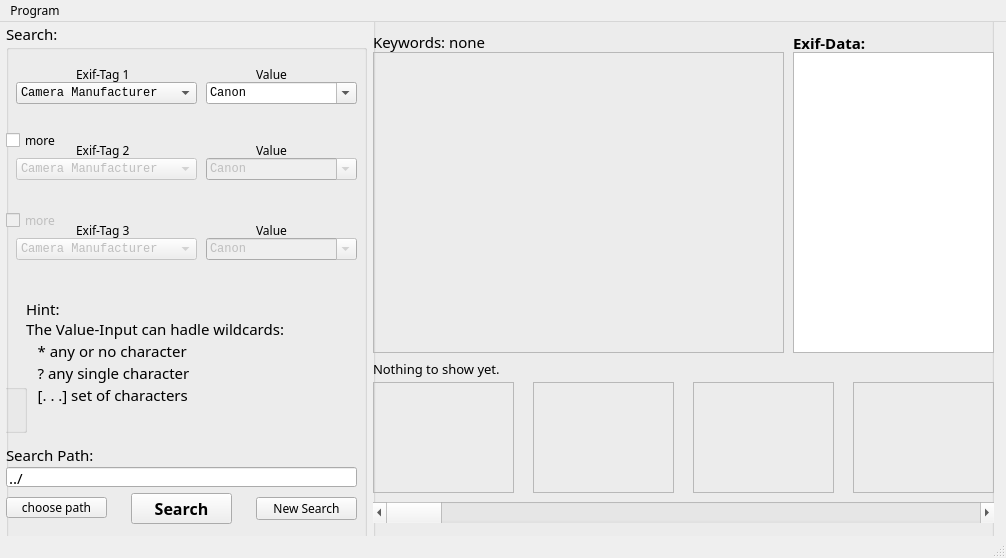
<?xml version="1.0" encoding="UTF-8"?>
<ui version="4.0">
 <class>MainWindow</class>
 <widget class="QMainWindow" name="MainWindow">
  <property name="windowModality">
   <enum>Qt::NonModal</enum>
  </property>
  <property name="geometry">
   <rect>
    <x>0</x>
    <y>0</y>
    <width>1006</width>
    <height>558</height>
   </rect>
  </property>
  <property name="minimumSize">
   <size>
    <width>40</width>
    <height>558</height>
   </size>
  </property>
  <property name="maximumSize">
   <size>
    <width>1006</width>
    <height>558</height>
   </size>
  </property>
  <property name="mouseTracking">
   <bool>false</bool>
  </property>
  <property name="windowTitle">
   <string notr="true">Exif-Scout</string>
  </property>
  <property name="toolTip">
   <string/>
  </property>
  <property name="autoFillBackground">
   <bool>false</bool>
  </property>
  <property name="dockNestingEnabled">
   <bool>false</bool>
  </property>
  <widget class="QWidget" name="centralwidget">
   <widget class="QGroupBox" name="groupBox">
    <property name="geometry">
     <rect>
      <x>6</x>
      <y>0</y>
      <width>361</width>
      <height>521</height>
     </rect>
    </property>
    <property name="font">
     <font>
      <family>Purisa</family>
      <pointsize>11</pointsize>
      <weight>50</weight>
      <bold>false</bold>
     </font>
    </property>
    <property name="title">
     <string>Search:</string>
    </property>
    <widget class="QComboBox" name="exiftag1">
     <property name="geometry">
      <rect>
       <x>10</x>
       <y>60</y>
       <width>181</width>
       <height>22</height>
      </rect>
     </property>
     <property name="font">
      <font>
       <family>Monospace</family>
       <pointsize>9</pointsize>
       <weight>50</weight>
       <bold>false</bold>
      </font>
     </property>
     <item>
      <property name="text">
       <string>Camera Manufacturer</string>
      </property>
     </item>
     <item>
      <property name="text">
       <string>Date modified</string>
      </property>
     </item>
     <item>
      <property name="text">
       <string>Exposure time</string>
      </property>
     </item>
     <item>
      <property name="text">
       <string>ISO speed ratings</string>
      </property>
     </item>
     <item>
      <property name="text">
       <string>F-Number</string>
      </property>
     </item>
    </widget>
    <widget class="QPushButton" name="pushButton_newSearch">
     <property name="geometry">
      <rect>
       <x>250</x>
       <y>475</y>
       <width>101</width>
       <height>23</height>
      </rect>
     </property>
     <property name="font">
      <font>
       <family>Purisa</family>
       <pointsize>9</pointsize>
       <italic>false</italic>
      </font>
     </property>
     <property name="text">
      <string>New Search</string>
     </property>
    </widget>
    <widget class="QPushButton" name="pushButton_fillrandom">
     <property name="enabled">
      <bool>false</bool>
     </property>
     <property name="geometry">
      <rect>
       <x>-100</x>
       <y>5</y>
       <width>91</width>
       <height>23</height>
      </rect>
     </property>
     <property name="font">
      <font>
       <family>Purisa</family>
       <pointsize>8</pointsize>
      </font>
     </property>
     <property name="text">
      <string>Fill Random</string>
     </property>
    </widget>
    <widget class="QToolButton" name="searchButton">
     <property name="geometry">
      <rect>
       <x>125</x>
       <y>471</y>
       <width>101</width>
       <height>31</height>
      </rect>
     </property>
     <property name="font">
      <font>
       <pointsize>12</pointsize>
       <weight>75</weight>
       <italic>false</italic>
       <bold>true</bold>
       <underline>false</underline>
       <strikeout>false</strikeout>
       <kerning>true</kerning>
      </font>
     </property>
     <property name="text">
      <string>Search</string>
     </property>
    </widget>
    <widget class="QComboBox" name="value1">
     <property name="geometry">
      <rect>
       <x>200</x>
       <y>60</y>
       <width>151</width>
       <height>22</height>
      </rect>
     </property>
     <property name="font">
      <font>
       <family>Monospace</family>
       <pointsize>9</pointsize>
      </font>
     </property>
     <property name="editable">
      <bool>true</bool>
     </property>
     <item>
      <property name="text">
       <string>Canon</string>
      </property>
     </item>
     <item>
      <property name="text">
       <string>Fujifilm</string>
      </property>
     </item>
     <item>
      <property name="text">
       <string>Kodak</string>
      </property>
     </item>
     <item>
      <property name="text">
       <string>Leica</string>
      </property>
     </item>
     <item>
      <property name="text">
       <string>Nikon</string>
      </property>
     </item>
     <item>
      <property name="text">
       <string>Olympus</string>
      </property>
     </item>
     <item>
      <property name="text">
       <string>Panasonic</string>
      </property>
     </item>
     <item>
      <property name="text">
       <string>Pentax</string>
      </property>
     </item>
     <item>
      <property name="text">
       <string>Sony</string>
      </property>
     </item>
    </widget>
    <widget class="QLabel" name="label">
     <property name="geometry">
      <rect>
       <x>70</x>
       <y>42</y>
       <width>111</width>
       <height>20</height>
      </rect>
     </property>
     <property name="font">
      <font>
       <pointsize>9</pointsize>
      </font>
     </property>
     <property name="text">
      <string>Exif-Tag 1</string>
     </property>
    </widget>
    <widget class="QLabel" name="label_2">
     <property name="geometry">
      <rect>
       <x>250</x>
       <y>44</y>
       <width>61</width>
       <height>16</height>
      </rect>
     </property>
     <property name="font">
      <font>
       <pointsize>9</pointsize>
      </font>
     </property>
     <property name="text">
      <string>Value</string>
     </property>
    </widget>
    <widget class="QGroupBox" name="area_searchat">
     <property name="enabled">
      <bool>false</bool>
     </property>
     <property name="geometry">
      <rect>
       <x>-160</x>
       <y>340</y>
       <width>181</width>
       <height>71</height>
      </rect>
     </property>
     <property name="font">
      <font>
       <family>Purisa</family>
       <pointsize>11</pointsize>
       <weight>50</weight>
       <bold>false</bold>
       <underline>false</underline>
      </font>
     </property>
     <property name="title">
      <string>Search @</string>
     </property>
     <widget class="QRadioButton" name="radioButton_searchflickr">
      <property name="geometry">
       <rect>
        <x>10</x>
        <y>30</y>
        <width>151</width>
        <height>20</height>
       </rect>
      </property>
      <property name="font">
       <font>
        <family>Purisa</family>
       </font>
      </property>
      <property name="text">
       <string>Flickr.com</string>
      </property>
     </widget>
     <widget class="QRadioButton" name="radioButton_searchlocal">
      <property name="geometry">
       <rect>
        <x>10</x>
        <y>50</y>
        <width>151</width>
        <height>20</height>
       </rect>
      </property>
      <property name="font">
       <font>
        <family>Purisa</family>
       </font>
      </property>
      <property name="text">
       <string>local computer</string>
      </property>
      <property name="checked">
       <bool>true</bool>
      </property>
     </widget>
    </widget>
    <widget class="QLineEdit" name="localpath">
     <property name="enabled">
      <bool>true</bool>
     </property>
     <property name="geometry">
      <rect>
       <x>0</x>
       <y>445</y>
       <width>351</width>
       <height>20</height>
      </rect>
     </property>
     <property name="text">
      <string>../</string>
     </property>
    </widget>
    <widget class="QCheckBox" name="checkBox_more2">
     <property name="geometry">
      <rect>
       <x>0</x>
       <y>110</y>
       <width>61</width>
       <height>17</height>
      </rect>
     </property>
     <property name="font">
      <font>
       <pointsize>9</pointsize>
      </font>
     </property>
     <property name="text">
      <string>more</string>
     </property>
    </widget>
    <widget class="QLabel" name="label_3">
     <property name="geometry">
      <rect>
       <x>70</x>
       <y>118</y>
       <width>101</width>
       <height>20</height>
      </rect>
     </property>
     <property name="font">
      <font>
       <pointsize>9</pointsize>
      </font>
     </property>
     <property name="text">
      <string>Exif-Tag 2</string>
     </property>
    </widget>
    <widget class="QComboBox" name="value2">
     <property name="enabled">
      <bool>false</bool>
     </property>
     <property name="geometry">
      <rect>
       <x>200</x>
       <y>136</y>
       <width>151</width>
       <height>22</height>
      </rect>
     </property>
     <property name="font">
      <font>
       <family>Monospace</family>
       <pointsize>9</pointsize>
      </font>
     </property>
     <property name="editable">
      <bool>true</bool>
     </property>
     <item>
      <property name="text">
       <string>Canon</string>
      </property>
     </item>
     <item>
      <property name="text">
       <string>Fujifilm</string>
      </property>
     </item>
     <item>
      <property name="text">
       <string>Kodak</string>
      </property>
     </item>
     <item>
      <property name="text">
       <string>Leica</string>
      </property>
     </item>
     <item>
      <property name="text">
       <string>Nikon</string>
      </property>
     </item>
     <item>
      <property name="text">
       <string>Olympus</string>
      </property>
     </item>
     <item>
      <property name="text">
       <string>Pentax</string>
      </property>
     </item>
     <item>
      <property name="text">
       <string>Panasonic</string>
      </property>
     </item>
     <item>
      <property name="text">
       <string>Pentax</string>
      </property>
     </item>
     <item>
      <property name="text">
       <string>Sony</string>
      </property>
     </item>
    </widget>
    <widget class="QComboBox" name="exiftag2">
     <property name="enabled">
      <bool>false</bool>
     </property>
     <property name="geometry">
      <rect>
       <x>10</x>
       <y>136</y>
       <width>181</width>
       <height>22</height>
      </rect>
     </property>
     <property name="font">
      <font>
       <family>Monospace</family>
       <pointsize>9</pointsize>
      </font>
     </property>
     <item>
      <property name="text">
       <string>Camera Manufacturer</string>
      </property>
     </item>
     <item>
      <property name="text">
       <string>Date modified</string>
      </property>
     </item>
     <item>
      <property name="text">
       <string>Exposure time</string>
      </property>
     </item>
     <item>
      <property name="text">
       <string>ISO speed ratings</string>
      </property>
     </item>
     <item>
      <property name="text">
       <string>F-Number</string>
      </property>
     </item>
    </widget>
    <widget class="QLabel" name="label_4">
     <property name="geometry">
      <rect>
       <x>250</x>
       <y>120</y>
       <width>61</width>
       <height>16</height>
      </rect>
     </property>
     <property name="font">
      <font>
       <pointsize>9</pointsize>
      </font>
     </property>
     <property name="text">
      <string>Value</string>
     </property>
    </widget>
    <widget class="QLabel" name="label_5">
     <property name="geometry">
      <rect>
       <x>70</x>
       <y>198</y>
       <width>101</width>
       <height>20</height>
      </rect>
     </property>
     <property name="font">
      <font>
       <pointsize>9</pointsize>
      </font>
     </property>
     <property name="text">
      <string>Exif-Tag 3</string>
     </property>
    </widget>
    <widget class="QComboBox" name="value3">
     <property name="enabled">
      <bool>false</bool>
     </property>
     <property name="geometry">
      <rect>
       <x>200</x>
       <y>216</y>
       <width>151</width>
       <height>22</height>
      </rect>
     </property>
     <property name="font">
      <font>
       <family>Monospace</family>
       <pointsize>9</pointsize>
      </font>
     </property>
     <property name="editable">
      <bool>true</bool>
     </property>
     <property name="maxVisibleItems">
      <number>10</number>
     </property>
     <item>
      <property name="text">
       <string>Canon</string>
      </property>
     </item>
     <item>
      <property name="text">
       <string>Fujifilm</string>
      </property>
     </item>
     <item>
      <property name="text">
       <string>Kodak</string>
      </property>
     </item>
     <item>
      <property name="text">
       <string>Leica</string>
      </property>
     </item>
     <item>
      <property name="text">
       <string>Nikon</string>
      </property>
     </item>
     <item>
      <property name="text">
       <string>Olympus</string>
      </property>
     </item>
     <item>
      <property name="text">
       <string>Pentax</string>
      </property>
     </item>
     <item>
      <property name="text">
       <string>Panasonic</string>
      </property>
     </item>
     <item>
      <property name="text">
       <string>Pentax</string>
      </property>
     </item>
     <item>
      <property name="text">
       <string>Sony</string>
      </property>
     </item>
    </widget>
    <widget class="QComboBox" name="exiftag3">
     <property name="enabled">
      <bool>false</bool>
     </property>
     <property name="geometry">
      <rect>
       <x>10</x>
       <y>216</y>
       <width>181</width>
       <height>22</height>
      </rect>
     </property>
     <property name="font">
      <font>
       <family>Monospace</family>
       <pointsize>9</pointsize>
      </font>
     </property>
     <item>
      <property name="text">
       <string>Camera Manufacturer</string>
      </property>
     </item>
     <item>
      <property name="text">
       <string>Date modified</string>
      </property>
     </item>
     <item>
      <property name="text">
       <string>Exposure time</string>
      </property>
     </item>
     <item>
      <property name="text">
       <string>ISO speed ratings</string>
      </property>
     </item>
     <item>
      <property name="text">
       <string>F-Number</string>
      </property>
     </item>
    </widget>
    <widget class="QCheckBox" name="checkBox_more3">
     <property name="enabled">
      <bool>false</bool>
     </property>
     <property name="geometry">
      <rect>
       <x>0</x>
       <y>190</y>
       <width>61</width>
       <height>17</height>
      </rect>
     </property>
     <property name="font">
      <font>
       <pointsize>9</pointsize>
      </font>
     </property>
     <property name="text">
      <string>more</string>
     </property>
    </widget>
    <widget class="QLabel" name="label_6">
     <property name="geometry">
      <rect>
       <x>250</x>
       <y>200</y>
       <width>61</width>
       <height>16</height>
      </rect>
     </property>
     <property name="font">
      <font>
       <pointsize>9</pointsize>
      </font>
     </property>
     <property name="text">
      <string>Value</string>
     </property>
    </widget>
    <widget class="QLabel" name="label_path">
     <property name="geometry">
      <rect>
       <x>0</x>
       <y>425</y>
       <width>131</width>
       <height>16</height>
      </rect>
     </property>
     <property name="font">
      <font>
       <family>Purisa</family>
      </font>
     </property>
     <property name="text">
      <string>Search Path:</string>
     </property>
    </widget>
    <widget class="QPushButton" name="button_getDirectory">
     <property name="geometry">
      <rect>
       <x>0</x>
       <y>475</y>
       <width>101</width>
       <height>21</height>
      </rect>
     </property>
     <property name="font">
      <font>
       <pointsize>9</pointsize>
      </font>
     </property>
     <property name="text">
      <string>choose path</string>
     </property>
    </widget>
    <widget class="QLabel" name="label_7">
     <property name="geometry">
      <rect>
       <x>20</x>
       <y>270</y>
       <width>331</width>
       <height>121</height>
      </rect>
     </property>
     <property name="text">
      <string>&lt;!DOCTYPE HTML PUBLIC &quot;-//W3C//DTD HTML 4.0//EN&quot; &quot;http://www.w3.org/TR/REC-html40/strict.dtd&quot;&gt;
&lt;html&gt;&lt;head&gt;&lt;meta name=&quot;qrichtext&quot; content=&quot;1&quot; /&gt;&lt;style type=&quot;text/css&quot;&gt;
p, li { white-space: pre-wrap; }
&lt;/style&gt;&lt;/head&gt;&lt;body style=&quot; font-family:'Purisa'; font-size:11pt; font-weight:400; font-style:normal;&quot;&gt;
&lt;p style=&quot; margin-top:0px; margin-bottom:0px; margin-left:0px; margin-right:0px; -qt-block-indent:0; text-indent:0px;&quot;&gt;Hint:&lt;br /&gt;The Value-Input can hadle wildcards:&lt;/p&gt;
&lt;p style=&quot; margin-top:0px; margin-bottom:0px; margin-left:0px; margin-right:0px; -qt-block-indent:0; text-indent:0px;&quot;&gt;   * any or no character&lt;/p&gt;
&lt;p style=&quot; margin-top:0px; margin-bottom:0px; margin-left:0px; margin-right:0px; -qt-block-indent:0; text-indent:0px;&quot;&gt;   ? any single character&lt;/p&gt;
&lt;p style=&quot; margin-top:0px; margin-bottom:0px; margin-left:0px; margin-right:0px; -qt-block-indent:0; text-indent:0px;&quot;&gt;   [. . .] set of characters &lt;/p&gt;&lt;/body&gt;&lt;/html&gt;</string>
     </property>
    </widget>
   </widget>
   <widget class="QGroupBox" name="groupBox_2">
    <property name="enabled">
     <bool>true</bool>
    </property>
    <property name="geometry">
     <rect>
      <x>373</x>
      <y>-10</y>
      <width>621</width>
      <height>531</height>
     </rect>
    </property>
    <property name="title">
     <string/>
    </property>
    <widget class="QLabel" name="keywordsLabel">
     <property name="geometry">
      <rect>
       <x>0</x>
       <y>20</y>
       <width>411</width>
       <height>20</height>
      </rect>
     </property>
     <property name="font">
      <font>
       <family>Purisa</family>
       <pointsize>11</pointsize>
      </font>
     </property>
     <property name="text">
      <string>Keywords: none</string>
     </property>
    </widget>
    <widget class="QScrollBar" name="horizontalScrollBar">
     <property name="geometry">
      <rect>
       <x>0</x>
       <y>490</y>
       <width>621</width>
       <height>21</height>
      </rect>
     </property>
     <property name="orientation">
      <enum>Qt::Horizontal</enum>
     </property>
    </widget>
    <widget class="clickQlabel" name="prevImageLabel1">
     <property name="enabled">
      <bool>true</bool>
     </property>
     <property name="geometry">
      <rect>
       <x>0</x>
       <y>370</y>
       <width>141</width>
       <height>111</height>
      </rect>
     </property>
     <property name="cursor">
      <cursorShape>PointingHandCursor</cursorShape>
     </property>
     <property name="autoFillBackground">
      <bool>false</bool>
     </property>
     <property name="frameShape">
      <enum>QFrame::StyledPanel</enum>
     </property>
     <property name="frameShadow">
      <enum>QFrame::Plain</enum>
     </property>
     <property name="text">
      <string/>
     </property>
     <property name="scaledContents">
      <bool>false</bool>
     </property>
     <property name="alignment">
      <set>Qt::AlignCenter</set>
     </property>
     <property name="wordWrap">
      <bool>false</bool>
     </property>
     <property name="openExternalLinks">
      <bool>false</bool>
     </property>
    </widget>
    <widget class="clickQlabel" name="prevImageLabel2">
     <property name="enabled">
      <bool>true</bool>
     </property>
     <property name="geometry">
      <rect>
       <x>160</x>
       <y>370</y>
       <width>141</width>
       <height>111</height>
      </rect>
     </property>
     <property name="cursor">
      <cursorShape>PointingHandCursor</cursorShape>
     </property>
     <property name="autoFillBackground">
      <bool>false</bool>
     </property>
     <property name="frameShape">
      <enum>QFrame::StyledPanel</enum>
     </property>
     <property name="text">
      <string/>
     </property>
     <property name="scaledContents">
      <bool>false</bool>
     </property>
     <property name="alignment">
      <set>Qt::AlignCenter</set>
     </property>
     <property name="wordWrap">
      <bool>false</bool>
     </property>
     <property name="openExternalLinks">
      <bool>false</bool>
     </property>
    </widget>
    <widget class="clickQlabel" name="prevImageLabel3">
     <property name="enabled">
      <bool>true</bool>
     </property>
     <property name="geometry">
      <rect>
       <x>320</x>
       <y>370</y>
       <width>141</width>
       <height>111</height>
      </rect>
     </property>
     <property name="cursor">
      <cursorShape>PointingHandCursor</cursorShape>
     </property>
     <property name="autoFillBackground">
      <bool>false</bool>
     </property>
     <property name="frameShape">
      <enum>QFrame::StyledPanel</enum>
     </property>
     <property name="text">
      <string/>
     </property>
     <property name="scaledContents">
      <bool>false</bool>
     </property>
     <property name="alignment">
      <set>Qt::AlignCenter</set>
     </property>
     <property name="wordWrap">
      <bool>false</bool>
     </property>
     <property name="openExternalLinks">
      <bool>false</bool>
     </property>
    </widget>
    <widget class="QLabel" name="prevImageLabel_main">
     <property name="enabled">
      <bool>true</bool>
     </property>
     <property name="geometry">
      <rect>
       <x>0</x>
       <y>40</y>
       <width>411</width>
       <height>301</height>
      </rect>
     </property>
     <property name="cursor">
      <cursorShape>PointingHandCursor</cursorShape>
     </property>
     <property name="autoFillBackground">
      <bool>false</bool>
     </property>
     <property name="frameShape">
      <enum>QFrame::StyledPanel</enum>
     </property>
     <property name="text">
      <string/>
     </property>
     <property name="scaledContents">
      <bool>false</bool>
     </property>
     <property name="alignment">
      <set>Qt::AlignCenter</set>
     </property>
     <property name="wordWrap">
      <bool>false</bool>
     </property>
     <property name="openExternalLinks">
      <bool>false</bool>
     </property>
    </widget>
    <widget class="QLabel" name="label_ExifData">
     <property name="geometry">
      <rect>
       <x>420</x>
       <y>20</y>
       <width>201</width>
       <height>21</height>
      </rect>
     </property>
     <property name="font">
      <font>
       <family>Purisa</family>
       <pointsize>11</pointsize>
       <weight>75</weight>
       <bold>true</bold>
      </font>
     </property>
     <property name="text">
      <string>Exif-Data:</string>
     </property>
    </widget>
    <widget class="QLabel" name="label_showingPicture">
     <property name="geometry">
      <rect>
       <x>0</x>
       <y>347</y>
       <width>621</width>
       <height>20</height>
      </rect>
     </property>
     <property name="font">
      <font>
       <family>Purisa</family>
       <pointsize>10</pointsize>
      </font>
     </property>
     <property name="text">
      <string>Nothing to show yet.</string>
     </property>
    </widget>
    <widget class="clickQlabel" name="prevImageLabel4">
     <property name="enabled">
      <bool>true</bool>
     </property>
     <property name="geometry">
      <rect>
       <x>480</x>
       <y>370</y>
       <width>141</width>
       <height>111</height>
      </rect>
     </property>
     <property name="cursor">
      <cursorShape>PointingHandCursor</cursorShape>
     </property>
     <property name="autoFillBackground">
      <bool>false</bool>
     </property>
     <property name="frameShape">
      <enum>QFrame::StyledPanel</enum>
     </property>
     <property name="text">
      <string/>
     </property>
     <property name="scaledContents">
      <bool>false</bool>
     </property>
     <property name="alignment">
      <set>Qt::AlignCenter</set>
     </property>
     <property name="wordWrap">
      <bool>false</bool>
     </property>
     <property name="openExternalLinks">
      <bool>false</bool>
     </property>
    </widget>
    <widget class="QTextEdit" name="textEdit">
     <property name="geometry">
      <rect>
       <x>420</x>
       <y>40</y>
       <width>201</width>
       <height>301</height>
      </rect>
     </property>
     <property name="font">
      <font>
       <pointsize>9</pointsize>
      </font>
     </property>
     <property name="horizontalScrollBarPolicy">
      <enum>Qt::ScrollBarAlwaysOff</enum>
     </property>
     <property name="readOnly">
      <bool>true</bool>
     </property>
    </widget>
   </widget>
  </widget>
  <widget class="QMenuBar" name="menubar">
   <property name="geometry">
    <rect>
     <x>0</x>
     <y>0</y>
     <width>1006</width>
     <height>28</height>
    </rect>
   </property>
   <property name="font">
    <font>
     <family>Purisa</family>
    </font>
   </property>
   <widget class="QMenu" name="menuProgramm">
    <property name="font">
     <font>
      <family>Purisa</family>
     </font>
    </property>
    <property name="title">
     <string>Program</string>
    </property>
    <addaction name="actionAbout"/>
    <addaction name="actionExit"/>
   </widget>
   <addaction name="menuProgramm"/>
  </widget>
  <widget class="QStatusBar" name="statusBar"/>
  <action name="actionAbout">
   <property name="text">
    <string>About</string>
   </property>
   <property name="font">
    <font>
     <family>Purisa</family>
    </font>
   </property>
  </action>
  <action name="actionExit">
   <property name="text">
    <string>Exit</string>
   </property>
   <property name="font">
    <font>
     <family>Purisa</family>
    </font>
   </property>
  </action>
  <action name="actionSave_Exif_Data">
   <property name="text">
    <string>Save Exif-Data</string>
   </property>
   <property name="font">
    <font>
     <family>Purisa</family>
    </font>
   </property>
  </action>
  <action name="actionSave_previewed_Image">
   <property name="text">
    <string>Save previewed Image</string>
   </property>
   <property name="font">
    <font>
     <family>Purisa</family>
    </font>
   </property>
  </action>
 </widget>
 <customwidgets>
  <customwidget>
   <class>clickQlabel</class>
   <extends>QLabel</extends>
   <header>clickQlabel.h</header>
  </customwidget>
 </customwidgets>
 <resources/>
 <connections/>
</ui>
